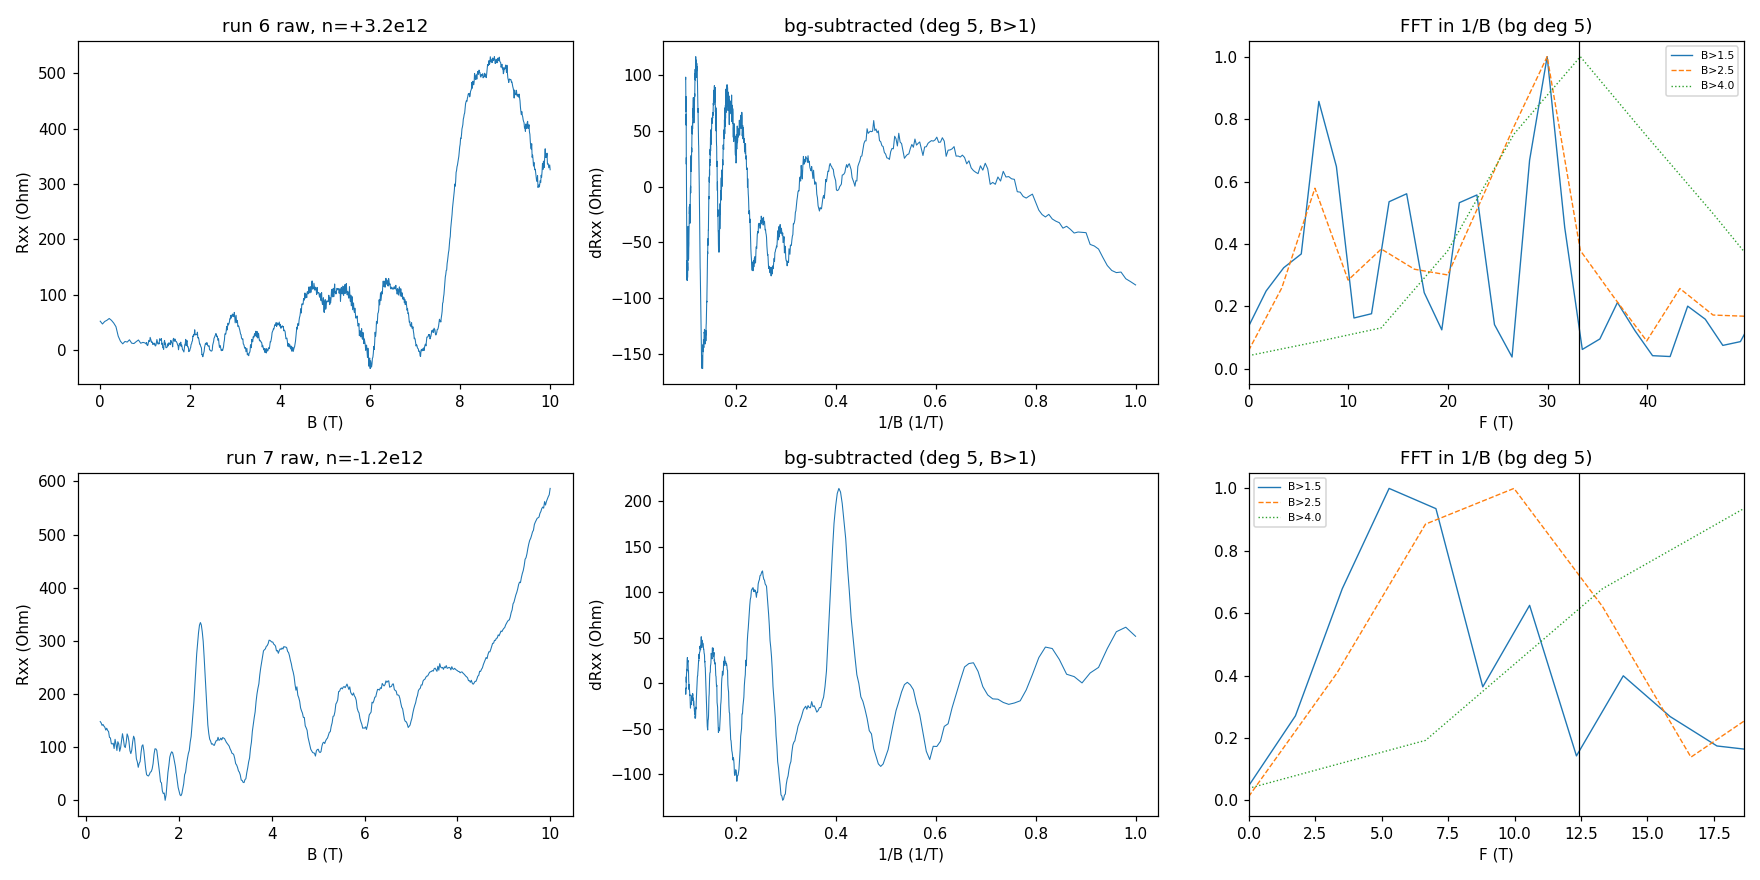

This figure's Python source:
"""Spot-check read on runs 6 (electron, n=+3.2e12) and 7 (hole, n=-1.2e12): raw R(B), onset, FFT."""
import numpy as np, matplotlib; matplotlib.use("Agg"); import matplotlib.pyplot as plt
from pathlib import Path
from hera.analysis import open_run, summarize_run, sdh_onset, sdh_fft, luttinger_frequency
H_4E = 6.62607015e-34/(4*1.602176634e-19)
out = {}
fig, ax = plt.subplots(2, 3, figsize=(16, 8))
for k, (rid, n12) in enumerate([(6, 3.2), (7, -1.2)]):
    r = open_run(Path("data")/str(rid)); print(summarize_run(r))
    B = r.col("magnet_field"); I = r.col("sr0_X")/(-1e6); V = r.col("sr1_X")/1.0
    R = V/I; T = r.col("T_sample")
    o = np.argsort(B); B, R, T = B[o], R[o], T[o]
    print(f"run {rid}: B {B.min():.3f}-{B.max():.3f} ({len(B)} pts), R {R.min():.1f}-{R.max():.1f} Ohm, T {T.min():.3f}-{T.max():.3f} K, I {np.abs(I).min()*1e9:.2f}-{np.abs(I).max()*1e9:.2f} nA")
    FL = H_4E*abs(n12)*1e16; print(f"  F_L = {FL:.2f} T")
    ax[k,0].plot(B, R, lw=0.7); ax[k,0].set_xlabel("B (T)"); ax[k,0].set_ylabel("Rxx (Ohm)"); ax[k,0].set_title(f"run {rid} raw, n={n12:+.1f}e12")
    try:
        on = sdh_onset(R, B, r_full_scale=50e-6/10e-9); print(on.summary()); out[rid] = on
        onset = on.onset_b
    except Exception as e:
        print("  sdh_onset:", repr(e)); onset = None
    # FFT windows
    for cut, ls in [(1.5, "-"), (2.5, "--"), (4.0, ":")]:
        try:
            m = B >= cut
            f, spec = sdh_fft(R[m][:, None], B[m], b_range=(cut, B.max()), bg_degree=5)
            ax[k,2].plot(f, spec[0]/spec[0].max(), ls, lw=0.9, label=f"B>{cut}")
        except Exception as e: print("  sdh_fft", cut, repr(e))
    ax[k,2].axvline(FL, color="k", lw=0.8); ax[k,2].set_xlim(0, 1.5*FL); ax[k,2].set_xlabel("F (T)"); ax[k,2].legend(fontsize=7); ax[k,2].set_title("FFT in 1/B (bg deg 5)")
    # bg-subtracted trace vs 1/B
    m = B >= 1.0
    p = np.polyfit(B[m], R[m], 5); dR = R[m]-np.polyval(p, B[m])
    ax[k,1].plot(1/B[m], dR, lw=0.7); ax[k,1].set_xlabel("1/B (1/T)"); ax[k,1].set_ylabel("dRxx (Ohm)"); ax[k,1].set_title("bg-subtracted (deg 5, B>1)")
fig.tight_layout(); fig.savefig("hera_scratch/spot_read.png", dpi=110); print("saved")
